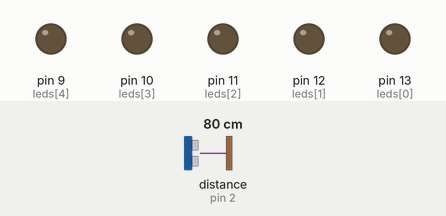
Recording of a sketch running on a simulated Arduino Uno, built with avr-gcc and run on an emulated ATmega328P. Parts: output pins drawn as LEDs (lit = HIGH). Wiring (inferred from the names in the program): ultrasonic range finder: trigger pin 3; echo pin 2. The test bench sets the inputs (shaded band); at power-on: distance to the obstacle (sensor on pin 2) 80 cm. The echo pulse lasts 58.3 µs per cm; pins used as bus, display or sensor lines are not drawn; what the sketch prints to the serial monitor is not drawn.

Above: at 1.2 s.
1.3 s: distance to the obstacle (sensor on pin 2) set to 24 cm
2.8 s: distance to the obstacle (sensor on pin 2) set to 19 cm
At 3.7 s:
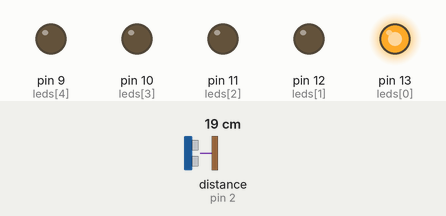
4.3 s: distance to the obstacle (sensor on pin 2) set to 2 cm
At 5.3 s:
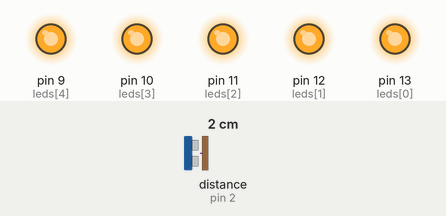
5.8 s: distance to the obstacle (sensor on pin 2) set to 6 cm
At 7.0 s:
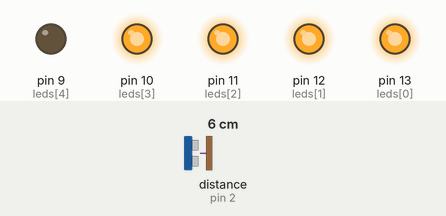
7.3 s: distance to the obstacle (sensor on pin 2) set to 9 cm
At 7.9 s:
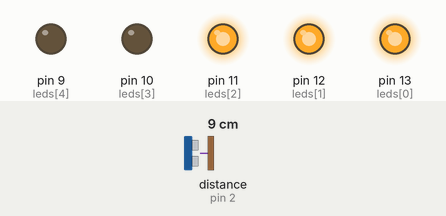
Timing chart, 0 to 9.8 s (numbered marks = the images above; inputs shaded):
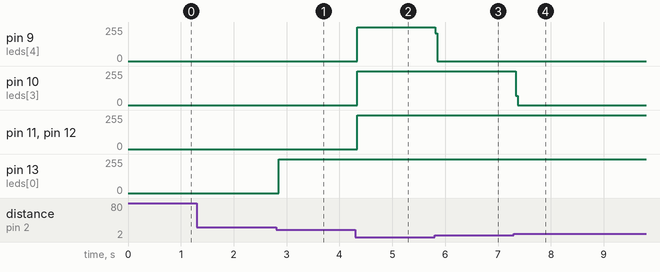

Measured:
- the behaviour switches between 22 and 21 cm on distance to the obstacle (sensor on pin 2) (found by bisection; images 0 and 1)
- the behaviour switches between 4 and 5 cm on distance to the obstacle (sensor on pin 2) (found by bisection; images 2 and 3)
- after the input at 2.8 s, pin 13 (leds[0]): 0/255 → 253/255 after 0.05 s
- after the input at 4.3 s, pin 9 (leds[4]), pin 10 (leds[3]), pin 11 (leds[2]), pin 12 (leds[1]): 0/255 → 253/255 at once
- after the input at 5.8 s, pin 9 (leds[4]): 253/255 → 0/255 at once
- after the input at 7.3 s, pin 10 (leds[3]): 253/255 → 0/255 at once

The sketch:

ultrasonic_leds.ino
```cpp
// (licence header left out)
const int ECHOPIN = 2;        // Echo pulse
const int TRIGPIN = 3;        // Trigger pulse
int leds[] = {13, 12, 11, 10, 9};
int ledCount = 5;
int i;

void setup() {
    for(i = 0; i < ledCount; i++) {
        pinMode(leds[i], OUTPUT);
    }
    Serial.begin(9600);
    pinMode(ECHOPIN, INPUT);
    pinMode(TRIGPIN, OUTPUT);
}

void allOff() {
    for(i = 0; i < ledCount; i++) {
        digitalWrite(leds[i], LOW);
    }
}

/* We turn off all the leds before turning on the required amount
 * leds, in order to avoid the need to test how many leds are on
 * or having to separately turn off only the lit up leds */
void otherOn(int choice) {
    allOff();
    switch(choice) {
        case 1:
            digitalWrite(leds[0], HIGH);
            break;
        case 2:
            digitalWrite(leds[0], HIGH);
            digitalWrite(leds[1], HIGH);
            break;
        case 3:
            for(i=0;i<3;i++) {  // <3 Bob
                digitalWrite(leds[i], HIGH);
            }
            break;
        case 4:
            for(i=0;i<4;i++) {
                digitalWrite(leds[i], HIGH);
            }
            break;
        case 5:
            for(i=0;i<ledCount;i++) {
                digitalWrite(leds[i], HIGH);
            }
            break;
    }
}

/* We used this example code snippet to test if the sensor functions:
 * http://www.robot-electronics.co.uk/files/arduino_srf04.ino
 * and to print the distance of perceived object in cm. */
void loop() {
    // Sending extremely short sound pulse.
    digitalWrite(TRIGPIN, LOW);
    delayMicroseconds(2);
    digitalWrite(TRIGPIN, HIGH);
    delayMicroseconds(10);
    digitalWrite(TRIGPIN, LOW);

    int distance = pulseIn(ECHOPIN, HIGH);  // Time between pulse sent and received.
    distance = distance/58;                 // Speed of sound is 29 ms/cm.
                                            // d/29/2=d/(29*2)=d/58
    Serial.println(distance);

    if(distance == 0) {
        allOff();
    } else if(distance <= 3) {
        otherOn(5);
    } else if(distance > 3 && distance <= 6) {
        otherOn(4);
    } else if(distance > 7 && distance <= 9) {
        otherOn(3);
    } else if(distance > 10 && distance <= 14) {
        otherOn(2);
    } else if(distance > 15 && distance <= 20) {
        otherOn(1);
    } else {
        allOff();
    }
}
```
